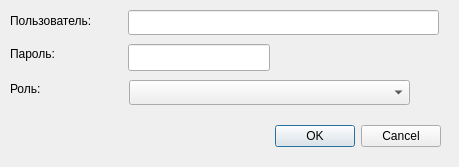
<?xml version="1.0" encoding="UTF-8"?>
<ui version="4.0">
 <class>AddUserDialog</class>
 <widget class="QDialog" name="AddUserDialog">
  <property name="geometry">
   <rect>
    <x>0</x>
    <y>0</y>
    <width>459</width>
    <height>167</height>
   </rect>
  </property>
  <property name="windowTitle">
   <string>Добавить пользователя</string>
  </property>
  <widget class="QDialogButtonBox" name="buttonBox">
   <property name="geometry">
    <rect>
     <x>100</x>
     <y>120</y>
     <width>341</width>
     <height>32</height>
    </rect>
   </property>
   <property name="orientation">
    <enum>Qt::Horizontal</enum>
   </property>
   <property name="standardButtons">
    <set>QDialogButtonBox::Cancel|QDialogButtonBox::Ok</set>
   </property>
  </widget>
  <widget class="QComboBox" name="m_roleList">
   <property name="geometry">
    <rect>
     <x>129</x>
     <y>80</y>
     <width>281</width>
     <height>25</height>
    </rect>
   </property>
   <property name="maxCount">
    <number>2147483646</number>
   </property>
  </widget>
  <widget class="QLabel" name="label">
   <property name="geometry">
    <rect>
     <x>10</x>
     <y>11</y>
     <width>112</width>
     <height>19</height>
    </rect>
   </property>
   <property name="text">
    <string>Пользователь:</string>
   </property>
  </widget>
  <widget class="QLineEdit" name="m_password">
   <property name="geometry">
    <rect>
     <x>128</x>
     <y>44</y>
     <width>142</width>
     <height>27</height>
    </rect>
   </property>
   <property name="maxLength">
    <number>64</number>
   </property>
   <property name="echoMode">
    <enum>QLineEdit::Password</enum>
   </property>
  </widget>
  <widget class="QLabel" name="label_2">
   <property name="geometry">
    <rect>
     <x>10</x>
     <y>44</y>
     <width>61</width>
     <height>19</height>
    </rect>
   </property>
   <property name="text">
    <string>Пароль:</string>
   </property>
  </widget>
  <widget class="QLabel" name="label_3">
   <property name="geometry">
    <rect>
     <x>10</x>
     <y>80</y>
     <width>51</width>
     <height>17</height>
    </rect>
   </property>
   <property name="text">
    <string>Роль:</string>
   </property>
  </widget>
  <widget class="QLineEdit" name="m_userName">
   <property name="geometry">
    <rect>
     <x>128</x>
     <y>10</y>
     <width>311</width>
     <height>25</height>
    </rect>
   </property>
  </widget>
 </widget>
 <resources/>
 <connections>
  <connection>
   <sender>buttonBox</sender>
   <signal>accepted()</signal>
   <receiver>AddUserDialog</receiver>
   <slot>accept()</slot>
   <hints>
    <hint type="sourcelabel">
     <x>248</x>
     <y>254</y>
    </hint>
    <hint type="destinationlabel">
     <x>157</x>
     <y>274</y>
    </hint>
   </hints>
  </connection>
  <connection>
   <sender>buttonBox</sender>
   <signal>rejected()</signal>
   <receiver>AddUserDialog</receiver>
   <slot>reject()</slot>
   <hints>
    <hint type="sourcelabel">
     <x>316</x>
     <y>260</y>
    </hint>
    <hint type="destinationlabel">
     <x>286</x>
     <y>274</y>
    </hint>
   </hints>
  </connection>
 </connections>
</ui>
